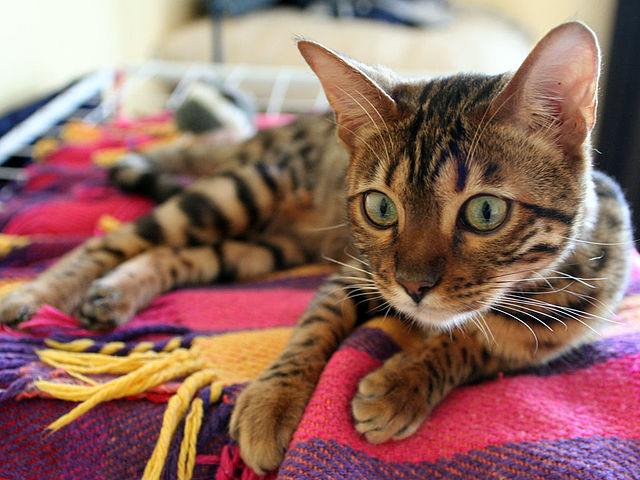
#> input picture images/filters/cat.jpg, 640 x 480 px
$ python freeze.py
#> lines starting #> are read from the running program, lines starting #| are printed output that depends on the picture
from PIL import Image

image = Image.open("cat.jpg")
#> image is the input picture: PIL image 640x480 RGB; mean R, G, B 146.2, 107.5, 99

width = image.size[0]
#> width = 640
height = image.size[1]
#> height = 480

for y in range(0, height):
    for x in range(0, width):
        color = image.getpixel((x, y))
        red = color[0]
        green = color[1]
        blue = color[2]

        red = abs((red - green - blue) * 1.5)
        green = abs((green - blue - red) * 1.5)
        blue = abs((blue - red - green) * 1.5)
        red = min(int(red), 255)
        green = min(int(green), 255)
        blue = min(int(blue), 255)

        image.putpixel((x, y), (red, green, blue))
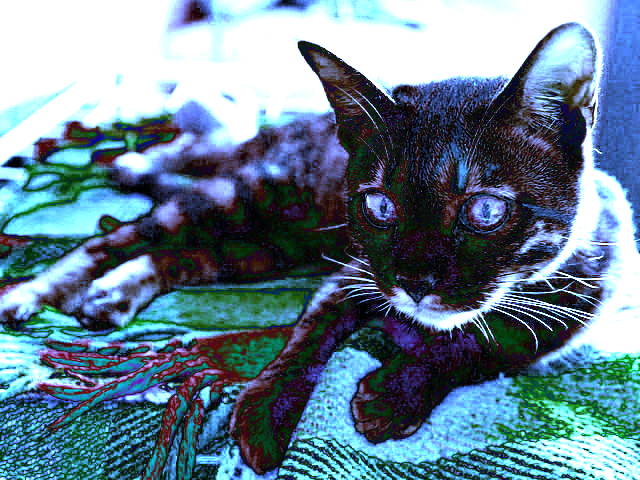
#> image: PIL image 640x480 RGB; mean R, G, B 103, 128.5, 145.5

image.show()
